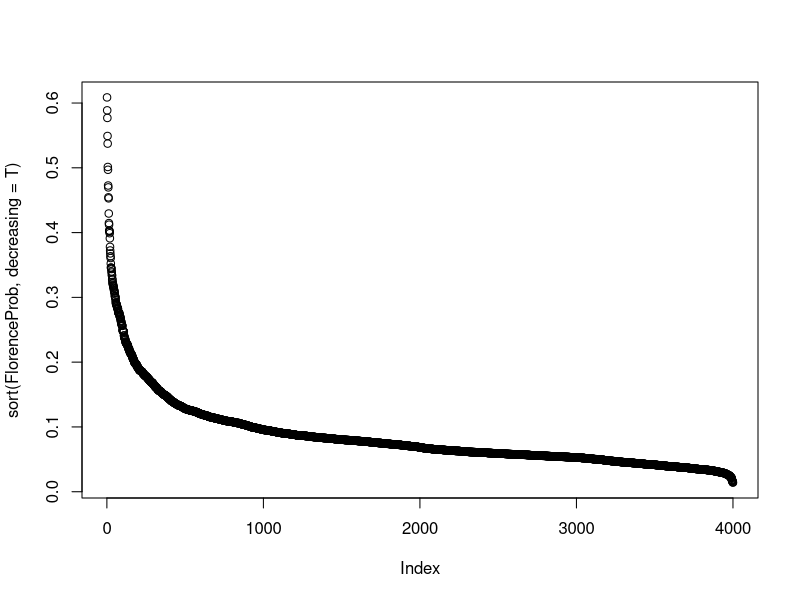
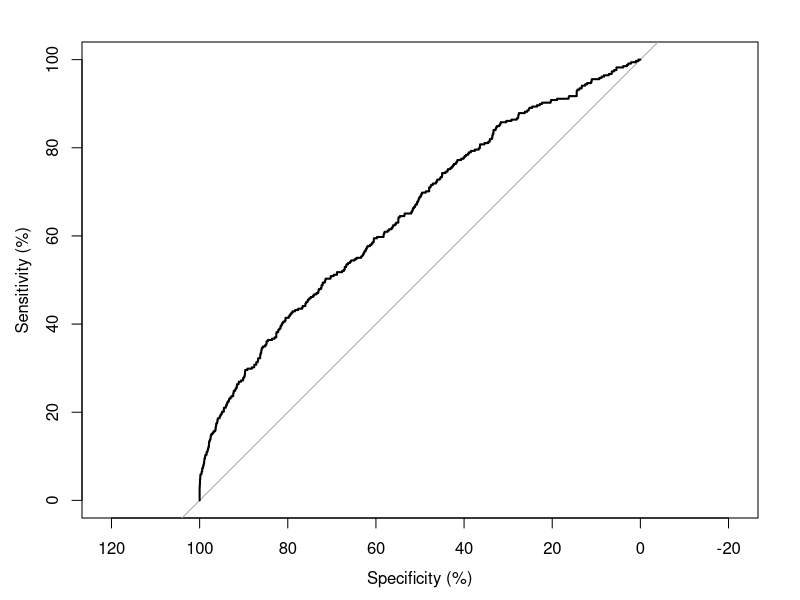
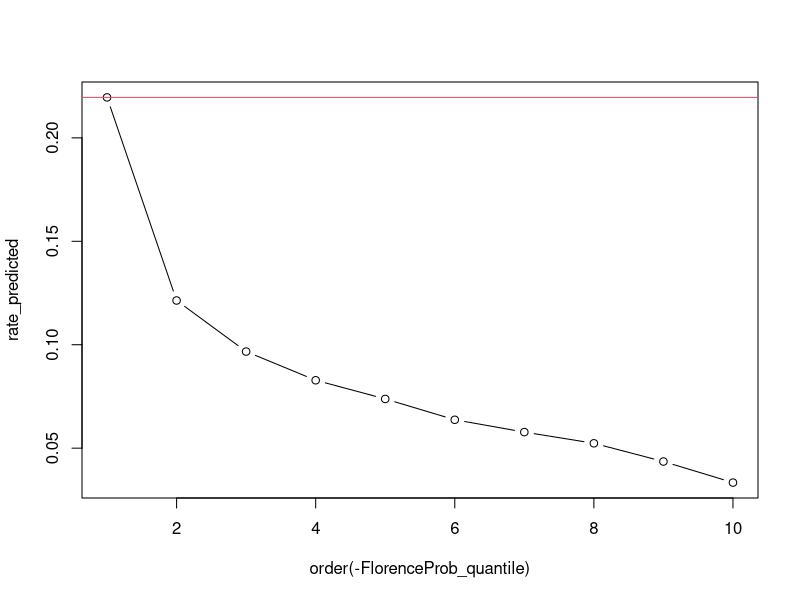
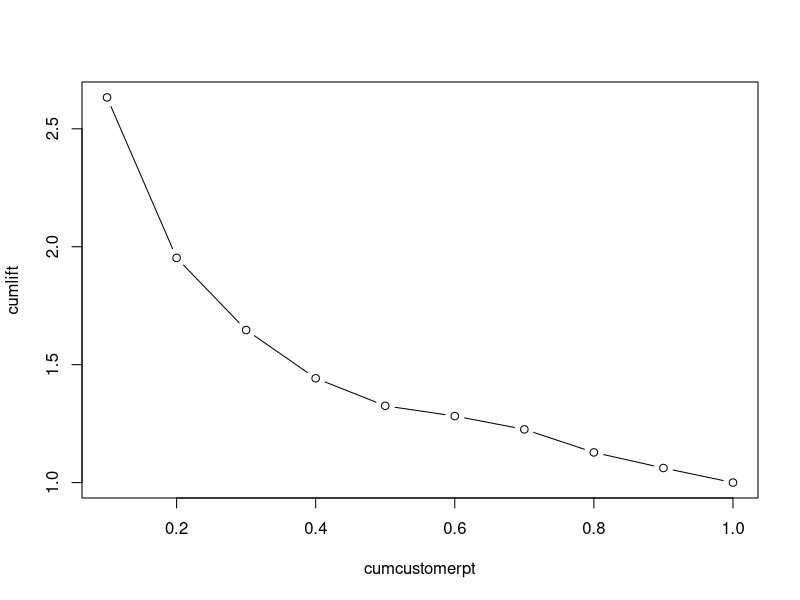
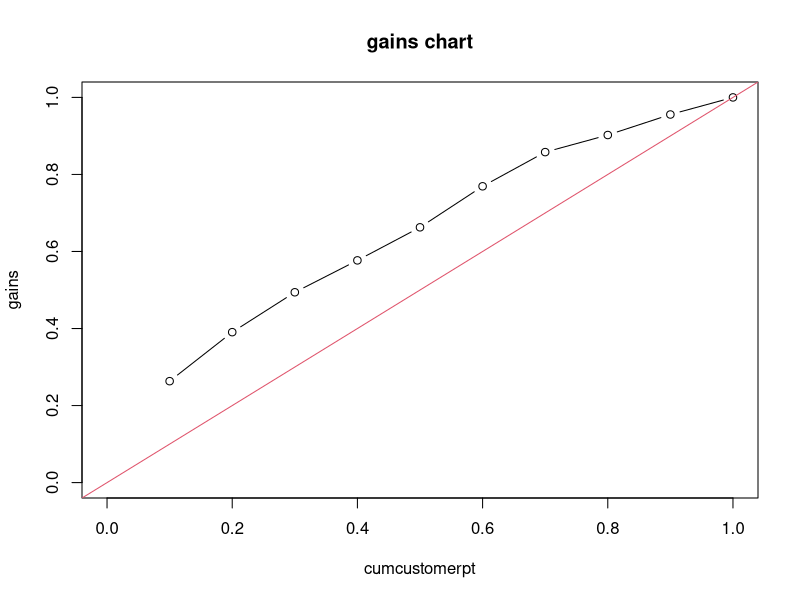

Reproduce these figures in R, in order.
### LECTURE 5 RESPONSE MODELS, RFM ANALYSIS, LOGIT REGRESSION AND ANALYSIS, ROC CURVE, CUMULATIVE LIFT CHART- DATA TABLE METHOD
rm(list=ls())
library(data.table)
#install.packages("dplyr")
library(dplyr)
#install.packages("pROC")
library("pROC")

data = fread("Targeting Financial Calculations.csv")

# understand the data
head(data)
str(data)

summary(data)

# RFM variables
data[,list(mean(Last_Purchase)),by=.(Rcode)]
data[,list(mean(Frequency)),by=.(Fcode)]
data[,list(mean(Amt_Purchased)),by=.(Mcode)]

data[,table(Mcode,Fcode,Rcode)]

data[,table(ItalCook+ItalAtlas+ItalArt+GeogBks+ArtBks==Related_Purchase)]


# using Logistic Regression to predict the purchase of "Florence"
mod1 = glm(Florence ~ Last_Purchase + Frequency + Amt_Purchased , data=data, family=binomial(link="logit"))
summary(mod1) ##using only rfm method
            
mod2 =  glm(Florence ~ Last_Purchase + Frequency + Amt_Purchased + Gender + ChildBks + YouthBks + CookBks + DIYBks + RefBks + ArtBks + GeogBks + ItalCook + ItalAtlas + ItalArt , data=data, family=binomial(link="logit")) 
summary(mod2) ##using rfm and other predictor variables

data[, FlorenceProb := predict(mod2,type="response")] ##predict function using mod2, response predicts the probability of responding not log odds
head(data)
summary(data$FlorenceProb)

data[, plot(sort(FlorenceProb,decreasing = T))]

data[, FlorencePred := ifelse(FlorenceProb>=0.5, 1, 0)] #setting target for hit rate, if proba greatly than 50%, then we predict customer will respond, otherwise wont
head(data)
data[, table(Florence, FlorencePred)]

# ROC curve
# y-axis is the sensitivity: the probabilty that the modle predics a response when customers actually respond (positive responses)
# x-axis is (100%-specificity)
# specificity refers to the % of predcited non-responses contained in the group of customers not selected by the model
# thus, a good model is the one with high sensitivity and low false positive rate (100%-specifity)
data.roc = data[, roc(Florence, FlorenceProb, percent=T)]
auc(data.roc)
plot(data.roc,smooth=T)
coords(data.roc,"best","specificity",transpose = F) ##get best threshold to get a sense of a better hit ratee that captures more 1s

data[, FlorencePred := ifelse(FlorenceProb>=0.1048957, 1, 0)] #lowering the hit rate to 10% as peer threshold defined above
head(data)
data[, table(Florence, FlorencePred)]

# random selection vs. targeting
data[, FlorenceProb_quantile:=ntile(FlorenceProb,10)]
data[,table(FlorenceProb_quantile)]
targeted = data[, list(n.retained=sum(Florence),
                       n=length(Florence),
                       rate_observed=sum(Florence)/length(Florence),
                       rate_predicted=mean(FlorenceProb)),
                by=.(FlorenceProb_quantile)]
targeted
targeted = targeted[order(-FlorenceProb_quantile),]
targeted
targeted[,plot(order(-FlorenceProb_quantile),rate_predicted,type="b")]
targeted[,abline(h=max(rate_predicted),col=2)]


# cumulative lift chart
setorder(targeted,-FlorenceProb_quantile)
targeted
targeted[,cumlift:=(cumsum(n.retained)/cumsum(n))/(sum(n.retained)/sum(n))] 
targeted[,cumcustomerpt:=cumsum(n)/sum(n)]
targeted
targeted[, plot(cumcustomerpt,cumlift,type="b")]


#cumulative gain chart
setorder(targeted,-FlorenceProb_quantile)
targeted[,gains:=cumsum(n.retained)/sum(n.retained)]
targeted[,cumcustomerpt:=cumsum(n)/sum(n)]
targeted[, plot(cumcustomerpt,gains,type="b",ylim=c(0,1),xlim=c(0,1),main="gains chart")]; abline(0,1,col=2)
